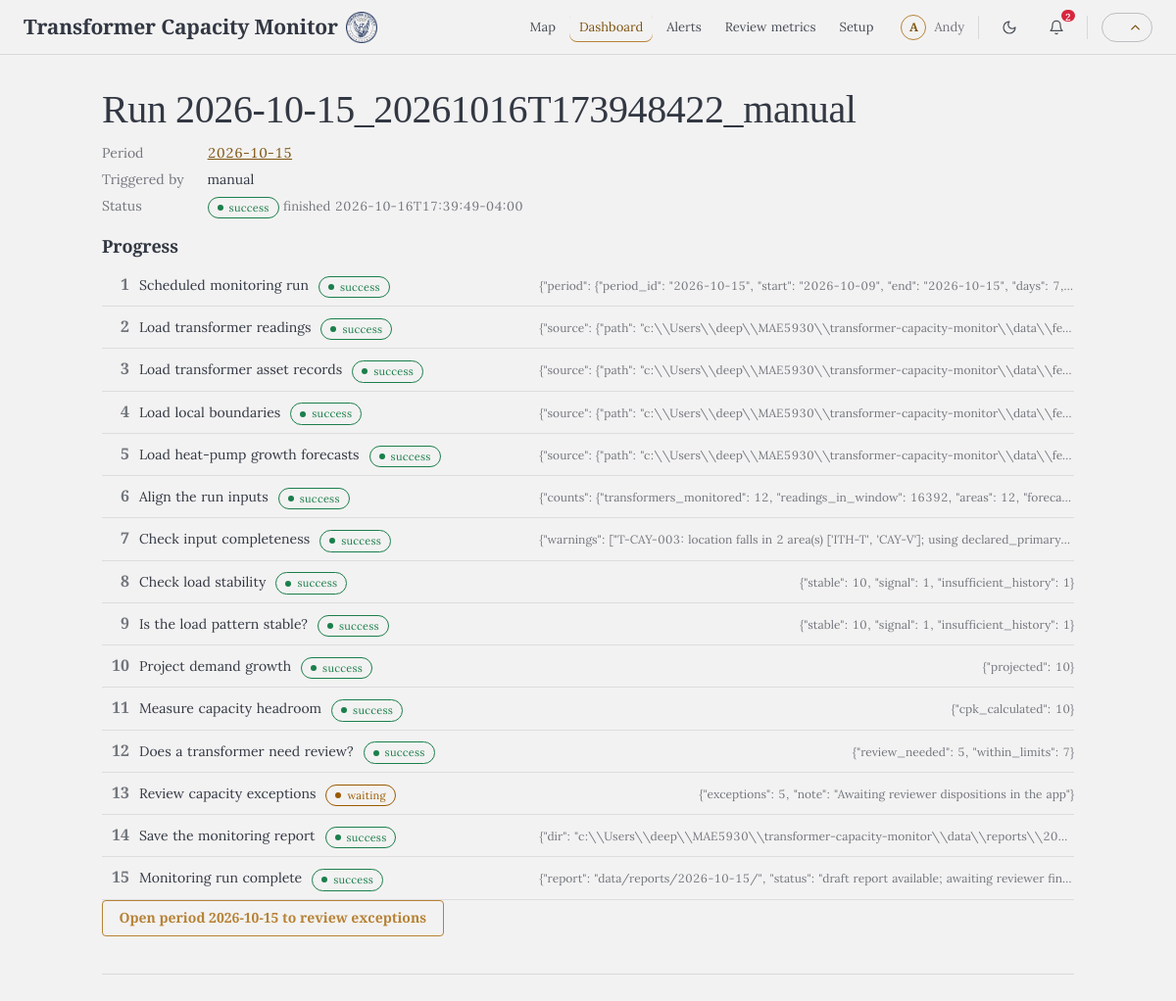
/runs/2026-10-15_20261016T173948422_manual, run on the app's committed database.
### tables this page shows
CREATE TABLE settings (
  key TEXT PRIMARY KEY,
  value TEXT
);

CREATE TABLE runs (
  run_id TEXT PRIMARY KEY,
  period_id TEXT NOT NULL,
  triggered_by TEXT NOT NULL,
  started_at TEXT NOT NULL,
  finished_at TEXT,
  status TEXT NOT NULL,          -- running | success | failed
  current_step INTEGER,
  error TEXT,
  problems_json TEXT,
  summary_json TEXT
);

CREATE TABLE run_steps (
  run_id TEXT NOT NULL,
  step INTEGER NOT NULL,
  name TEXT NOT NULL,
  status TEXT NOT NULL,          -- pending | running | success | failed | skipped | waiting
  started_at TEXT,
  finished_at TEXT,
  detail TEXT,
  PRIMARY KEY (run_id, step)
);

### webapp/app.py (the view)
@app.route("/runs/<run_id>")
def run_detail(run_id):
    run = store.get_run(run_id)
    if not run:
        if run_id in _running and _running[run_id].is_alive():
            return render_template("run.html", run=None, run_id=run_id, refresh=True)
        abort(404)
    refresh = run["status"] == "running"
    period = store.get_period(run["period_id"]) if run["status"] == "success" else None
    return render_template("run.html", run=run, run_id=run_id, refresh=refresh, period=period)

### capacity_monitor/ai_explain.py (called while the page is built)
def enabled(store: Store) -> bool:
    return (store.get_setting(SETTING_KEY, "off") or "off") == "on"

def _key(message: str, step) -> str:
    return hashlib.sha256(f"{step}|{message}".encode()).hexdigest()[:24]

### capacity_monitor/explain.py (called while the page is built)
def explain_problem(text: str) -> dict:
    for pattern, title, meaning, action in _RULES:
        m = pattern.search(text)
        if m:
            g = {k: (v or "") for k, v in m.groupdict().items()}
            return {"title": title, "meaning": meaning.format(**g), "action": action.format(**g), "raw": text}
    return {"title": "The run hit a problem", "meaning": text, "action": "Open the run to see the step it stopped at; fix the input it names, then press Run now again.", "raw": text}

### capacity_monitor/store.py (called while the page is built)
def now_iso() -> str:
    return datetime.now(timezone.utc).astimezone().isoformat(timespec="seconds")

    def _conn(self) -> sqlite3.Connection:
        c = sqlite3.connect(self.path, timeout=30, isolation_level=None)
        c.row_factory = sqlite3.Row
        c.execute("PRAGMA journal_mode=WAL")
        c.execute("PRAGMA busy_timeout=30000")
        return c

    def get_run(self, run_id: str) -> dict | None:
        with self._conn() as c:
            r = c.execute("SELECT * FROM runs WHERE run_id=?", (run_id,)).fetchone()
            if not r:
                return None
            steps = c.execute("SELECT * FROM run_steps WHERE run_id=? ORDER BY step", (run_id,)).fetchall()
        d = dict(r)
        d["problems"] = json.loads(d.pop("problems_json") or "[]")
        d["summary"] = json.loads(d.pop("summary_json") or "{}")
        d["steps"] = [dict(s) for s in steps]
        return d

    def get_period(self, period_id: str) -> dict | None:
        with self._conn() as c:
            r = c.execute("SELECT * FROM period_results WHERE period_id=?", (period_id,)).fetchone()
        if not r:
            return None
        d = dict(r)
        for k in ("summary", "period", "sources", "warnings"):
            d[k] = json.loads(d.pop(f"{k}_json") or "null")
        return d

    def list_alerts(self, limit: int = 50, unacknowledged_only: bool = False) -> list[dict]:
        q = "SELECT * FROM alerts" + (" WHERE acknowledged_at IS NULL" if unacknowledged_only else "") + " ORDER BY id DESC LIMIT ?"
        with self._conn() as c:
            return [dict(r) for r in c.execute(q, (limit,)).fetchall()]

### webapp/app.py (called while the page is built)
def reviewer_name() -> str:
    return store.get_setting("reviewer_name", "") or config.load_playbook().get("review", {}).get("reviewer_name", "") or ""

### webapp/templates/run.html (shortened to what this page needs)
{% extends "base.html" %}
{% block content %}
<div class="card">
<h1>Run {{ run_id }}</h1>
{% if not run %}<p><span class="tag info">starting</span> The run is being created...</p>
{% else %}
<dl class="kv">
  <dt>Period</dt><dd><a href="{{ url_for('period_detail', period_id=run.period_id) }}">{{ run.period_id }}</a></dd>
  <dt>Triggered by</dt><dd>{{ run.triggered_by }}</dd>
  <dt>Status</dt><dd><span class="tag {{ 'ok' if run.status == 'success' else ('bad' if run.status == 'failed' else 'info') }}">{{ run.status }}</span> {% if run.finished_at %}<span class="muted small">finished {{ run.finished_at }}</span>{% endif %}</dd>
</dl>
<h3>Progress</h3>
<ol class="steps">
{% for s in run.steps %}<li><span class="n">{{ s.step }}</span><span>{{ s.name }}</span>
<span class="tag {{ {'success':'ok','failed':'bad','running':'info','waiting':'warn','skipped':'muted','pending':'muted'}[s.status] }}">{{ s.status }}</span>
{% if s.detail %}<span class="d" title="{{ s.detail }}">{{ s.detail }}</span>{% endif %}</li>{% endfor %}
</ol>
{% if run.status == 'success' %}<p><a class="btn primary" href="{{ url_for('period_detail', period_id=run.period_id) }}">Open period {{ run.period_id }} to review exceptions</a></p>{% endif %}
{% endif %}
</div>
{% endblock %}

### webapp/templates/light_base.html (shortened to what this page needs)
<!doctype html>
<html lang="en">
<head>
</head>
<body>
{% set initials = (reviewer_name or '').replace('.', ' ').split()|map('first')|join('')|upper %}
<header class="topbar">
  <a class="brand" href="{{ url_for('map_latest') }}"><b>Transformer Capacity Monitor</b><img class="seal" src="{{ url_for('static', filename='tompkins-county.png') }}" alt="Tompkins County"></a>
  {% set ep = request.endpoint %}
  <nav aria-label="Main">
    <a href="{{ url_for('map_latest') }}"{% if ep in ('map_latest', 'period_map') %} aria-current="page"{% endif %}>Map</a>
    <a href="{{ url_for('dashboard') }}"{% if ep in ('dashboard', 'period_detail', 'run_detail') %} aria-current="page"{% endif %}>Dashboard</a>
    <a href="{{ url_for('alerts') }}"{% if ep == 'alerts' %} aria-current="page"{% endif %}>Alerts</a>
    <a href="{{ url_for('metrics') }}"{% if ep == 'metrics' %} aria-current="page"{% endif %}>Review metrics</a>
    <a href="{{ url_for('setup') }}"{% if ep == 'setup' %} aria-current="page"{% endif %}>Setup</a>
  </nav>
  <div class="tools">
    {% if reviewer_name %}<span class="reviewer" title="Reviewer: {{ reviewer_name }}"><span class="initials">{{ initials[:2] }}</span><span class="name">{{ reviewer_name }}</span></span>
    {% endif %}
    <button id="theme-btn" class="icon-btn" type="button" aria-label="Dark mode" title="Dark mode" aria-pressed="false">
      <svg class="moon" width="16" height="16" viewBox="0 0 24 24" fill="none" stroke="currentColor" stroke-width="1.8" stroke-linecap="round" stroke-linejoin="round" aria-hidden="true"><path d="M12 3a6 6 0 0 0 9 9 9 9 0 1 1-9-9Z"/></svg>
    </button>
    <div class="bell-wrap">
      <button id="bell" class="icon-btn" type="button" aria-label="Alerts" aria-expanded="false" aria-controls="alerts-card">
        <svg width="16" height="16" viewBox="0 0 24 24" fill="none" stroke="currentColor" stroke-width="1.8" stroke-linecap="round" stroke-linejoin="round" aria-hidden="true"><path d="M6 8a6 6 0 0 1 12 0c0 7 3 9 3 9H3s3-2 3-9"/><path d="M10.3 21a1.94 1.94 0 0 0 3.4 0"/></svg>
        {% if unacked_alerts %}<span class="count">{{ unacked_alerts }}</span>{% endif %}
      </button>
    </div>
    <button id="bar-toggle" class="bar-switch" type="button" role="switch" aria-checked="true" aria-label="Hide header" title="Hide header"><span><svg width="15" height="15" viewBox="0 0 24 24" fill="none" stroke="currentColor" stroke-width="2.2" stroke-linecap="round" stroke-linejoin="round" aria-hidden="true"><path d="m18 15-6-6-6 6"/></svg></span></button>
  </div>
</header>
{% block body %}{% endblock %}
</body>
</html>

### webapp/templates/light_base.html (style rules this page uses)
:root { --ink-rgb:29,36,48;--paper-rgb:243,242,242; --ground:#f3f2f2;--panel:#f8f7f6; --ink:#1D2430;--ink-90:rgba(var(--ink-rgb),.9);--ink-80:rgba(var(--ink-rgb),.8);--ink-75:rgba(var(--ink-rgb),.75);--ink-60:rgba(var(--ink-rgb),.6);--ink-55:rgba(var(--ink-rgb),.55);--ink-50:rgba(var(--ink-rgb),.5); --line:rgba(var(--ink-rgb),.12);--line-16:rgba(var(--ink-rgb),.16); --accent:#b68235;--accent-700:#7d5411;--accent-800:#5a3b0a; --ok:#1B7F4B;--review:#D7263D;--review-text:#9e1428;--amber:#e08a00;--warn:#9a5b00;--info:#1F5FA8;--estimate:#8a6200; --font-heading:"Cormorant Garamond",Georgia,serif;--font-body:"Lora",Georgia,serif; color-scheme:light; }
* { box-sizing:border-box }
body { margin:0;background:var(--ground);color:var(--ink-90);font:14px/1.5 var(--font-body);font-variant-numeric:tabular-nums }
a { color:var(--accent-700) }
h1,h2,h3 { text-wrap:pretty }
.topbar { height:56px;display:flex;align-items:center;gap:18px;padding:0 24px;border-bottom:1px solid var(--line);background:var(--ground);position:sticky;top:0;z-index:5 }
.topbar .brand { display:flex;align-items:center;gap:8px;text-decoration:none;color:inherit;white-space:nowrap;flex:none }
.topbar .brand b { font-family:var(--font-heading);font-weight:600;font-size:21px;letter-spacing:-.01em }
.topbar .brand .seal { display:block;width:32px;height:32px;flex:none }
.topbar nav { display:flex;gap:4px;font-size:13px }
.topbar nav a { text-decoration:none;color:var(--ink-80);padding:6px 10px;border-radius:8px;transition:background .15s }
.topbar nav a[aria-current="page"] { color:var(--accent-700);box-shadow:inset 0 -1px 0 var(--accent) }
.topbar .count { font-size:11px;color:var(--review);margin-left:3px }
.tools { display:flex;align-items:center;gap:14px }
.icon-btn { all:unset;cursor:pointer;position:relative;box-sizing:border-box;width:34px;height:34px;border-radius:8px;color:var(--ink-80);display:grid;place-items:center;transition:background-color .15s }
#bell .count { position:absolute;top:-3px;right:-4px;min-width:16px;height:16px;padding:0 4px;border-radius:8px;background:#D7263D;color:#fff;font-size:10px;font-weight:600;display:grid;place-items:center;border:2px solid var(--ground);box-sizing:border-box }
.bell-wrap { position:relative }
.bar-switch { all:unset;cursor:pointer;box-sizing:border-box;position:relative;width:52px;height:30px;border:1px solid rgba(var(--ink-rgb),.25);border-radius:999px;color:var(--accent-700);transition:background-color .15s,border-color .15s;flex:none }
.bar-switch span { position:absolute;top:50%;left:calc(100% - 24px);transform:translateY(-50%);display:grid }
.topbar { transition:transform .25s }
.reviewer { display:inline-flex;align-items:center;gap:8px;font-size:13px;color:var(--ink-60);white-space:nowrap }
.reviewer .initials { width:26px;height:26px;border-radius:50%;border:1px solid var(--accent);color:var(--accent-700);font-family:var(--font-heading);font-weight:600;font-size:12px;display:grid;place-items:center }
.btn { display:inline-flex;align-items:center;justify-content:center;gap:6px;cursor:pointer;text-decoration:none;font-family:var(--font-heading);font-weight:600;font-size:14px;line-height:1.2;color:var(--accent);background:transparent;border:1px solid var(--accent);padding:9.2px 16.5px;border-radius:4px;transition:background .15s }

### data on the page
settings: value "Andy"
runs: period_id "2026-10-15", triggered_by "manual", status "success", finished_at "2026-10-16T17:39:49-04:00"
run_steps: step "1", name "Scheduled monitoring run", status "success", detail "{\"period\": {\"period_id\": \"2026-10-15\", \"start\": \"2026-10-09\", \"end\": \"2026-10-15\", \"days\": 7,…"
run_steps: step "2", name "Load transformer readings", status "success", detail "{\"source\": {\"path\": \"c:\\\\Users\\\\deep\\\\MAE5930\\\\transformer-capacity-monitor\\\\data\\\\fe…"
run_steps: step "3", name "Load transformer asset records", status "success", detail "{\"source\": {\"path\": \"c:\\\\Users\\\\deep\\\\MAE5930\\\\transformer-capacity-monitor\\\\data\\\\fe…"
run_steps: step "4", name "Load local boundaries", status "success", detail "{\"source\": {\"path\": \"c:\\\\Users\\\\deep\\\\MAE5930\\\\transformer-capacity-monitor\\\\data\\\\fe…"
run_steps: step "5", name "Load heat-pump growth forecasts", status "success", detail "{\"source\": {\"path\": \"c:\\\\Users\\\\deep\\\\MAE5930\\\\transformer-capacity-monitor\\\\data\\\\fe…"
run_steps: step "6", name "Align the run inputs", status "success", detail "{\"counts\": {\"transformers_monitored\": 12, \"readings_in_window\": 16392, \"areas\": 12, \"foreca…"
run_steps: step "7", name "Check input completeness", status "success", detail "{\"warnings\": [\"T-CAY-003: location falls in 2 area(s) ['ITH-T', 'CAY-V']; using declared_primary…"
run_steps: step "8", name "Check load stability", status "success", detail "{\"stable\": 10, \"signal\": 1, \"insufficient_history\": 1}"
run_steps: step "9", name "Is the load pattern stable?", status "success", detail "{\"stable\": 10, \"signal\": 1, \"insufficient_history\": 1}"
run_steps: step "10", name "Project demand growth", status "success", detail "{\"projected\": 10}"
run_steps: step "11", name "Measure capacity headroom", status "success", detail "{\"cpk_calculated\": 10}"
run_steps: step "12", name "Does a transformer need review?", status "success", detail "{\"review_needed\": 5, \"within_limits\": 7}"
run_steps: step "13", name "Review capacity exceptions", status "waiting", detail "{\"exceptions\": 5, \"note\": \"Awaiting reviewer dispositions in the app\"}"
run_steps: step "14", name "Save the monitoring report", status "success", detail "{\"dir\": \"c:\\\\Users\\\\deep\\\\MAE5930\\\\transformer-capacity-monitor\\\\data\\\\reports\\\\20…"
run_steps: step "15", name "Monitoring run complete", status "success", detail "{\"report\": \"data/reports/2026-10-15/\", \"status\": \"draft report available; awaiting reviewer fin…"

### other printed values
{{ initials[:2] }} "A"
{{ unacked_alerts }} "2"
{{ run_id }} "2026-10-15_20261016T173948422_manual"
